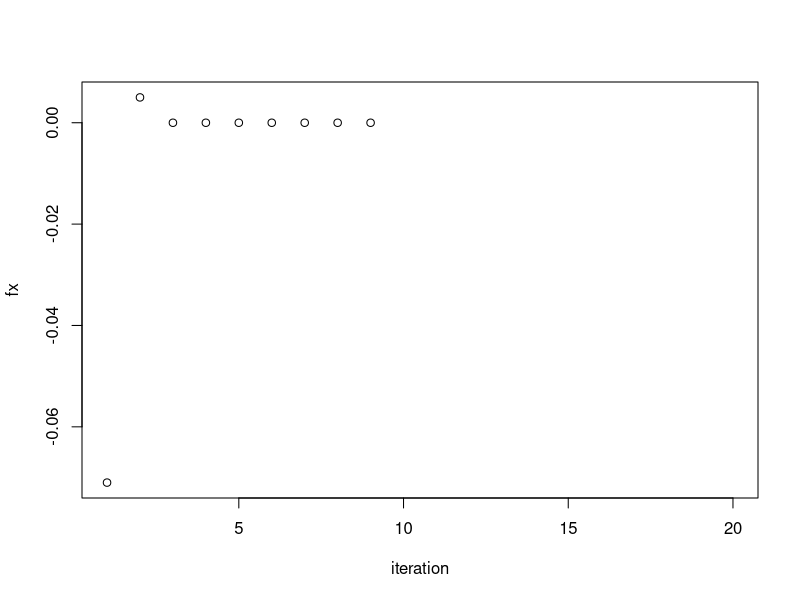

This figure's R source:
library(datasets)  # Load/unload base packages manually

# The Result is the last x+1
secant <- function(xmin, x, n, f) {
  fx <- c()
  xminList <- c()
  xList <- c()
  xPlusList <- c()
  for(i in 1:n) {
    xplus = x - (f(x)*(xmin-x)) / (f(xmin)-f(x))
    fx[i] <- format(round(f(xplus), 3), nsmall = 3)
    xminList[i] <- format(round(xmin, 3), nsmall = 3)
    xList[i] <- format(round(x, 3), nsmall = 3)
    xPlusList[i] <- format(round(xplus, 3), nsmall = 3)
    xmin = x
    x = xplus
  }
  
  iteration = c(1:n)
  plot(iteration, fx)
  
  data = matrix(c(xminList,xList,xPlusList,fx), n, 4)
  colnames(data) <- c('x-1', 'x','x+1', 'f(x)')
  rownames(data) <- c(1:n)
  
  table = as.table(data)
  
  table
  
}

f <- function(x) {
  return(exp(1)^(-x) - x)
}

secant(0, 1, 20, f)

